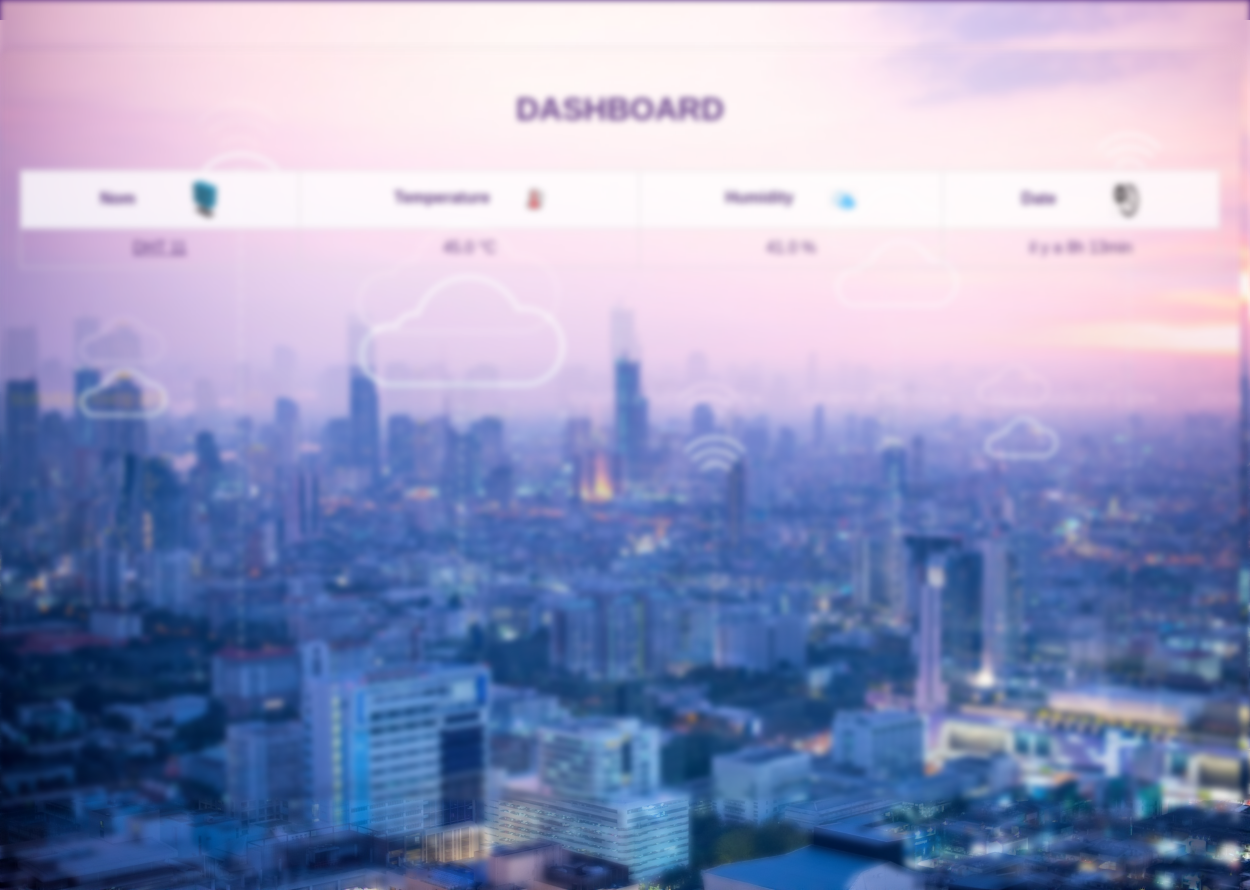
/table, run on an earlier commit of the app's database.
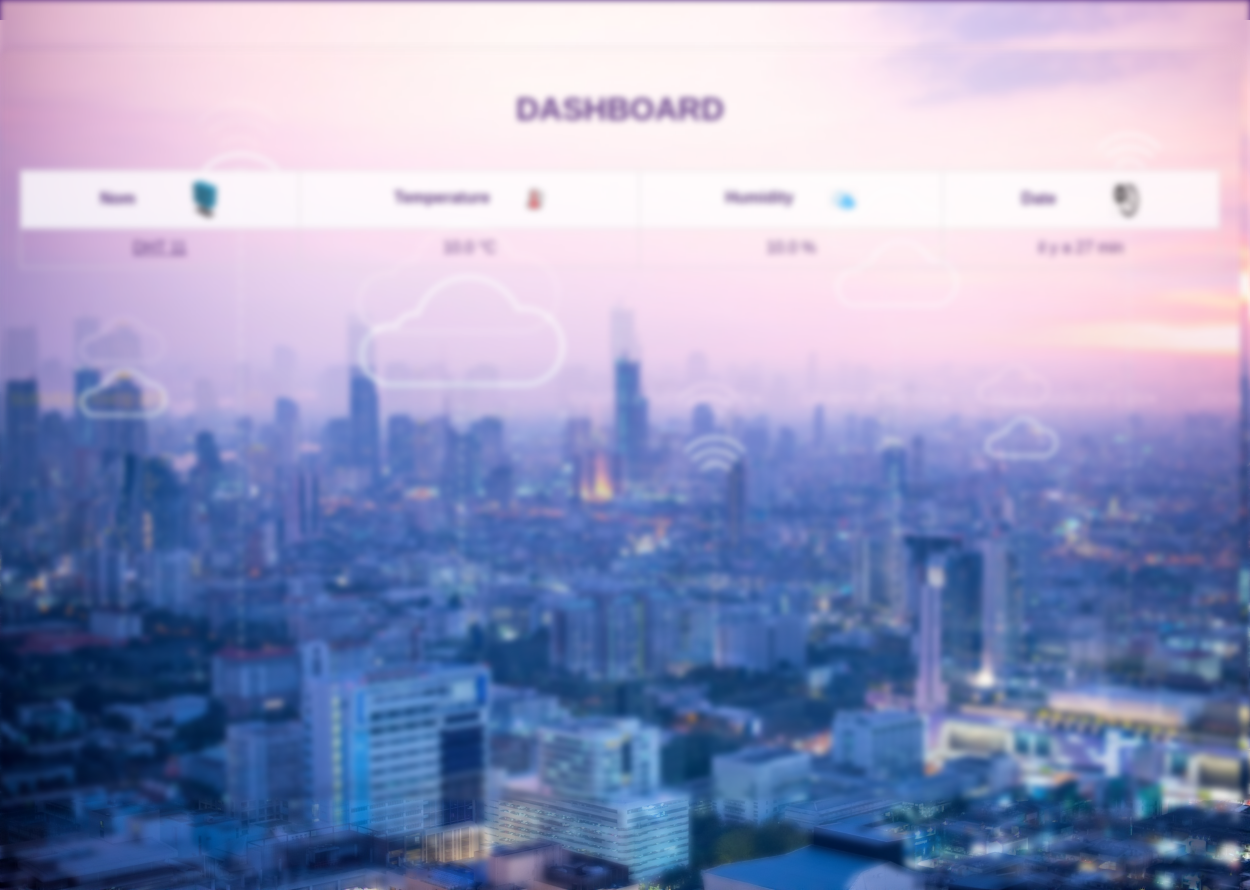
And on a later commit of the database.
### DHT/models.py (models this page shows)
class Dht11(models.Model):
  temp = models.FloatField(null=True)
  hum = models.FloatField(null=True)
  dt = models.DateTimeField(auto_now_add=True,null=True)

### DHT/views.py (the view, shortened to what this page needs)
# urls.py: path('table',views.table, name='table'),
def table(request):
    derniere_ligne = Dht11.objects.last()
    last_7_days = Dht11.objects.filter(dt__gte=timezone.now() - timedelta(days=7))
    if derniere_ligne:
        derniere_date = derniere_ligne.dt
        delta_temps = timezone.now() - derniere_date
        difference_minutes = delta_temps.seconds // 60
        temps_ecoule = f'il y a {difference_minutes} min'
        if difference_minutes >= 60:
            heures = difference_minutes // 60
            minutes = difference_minutes % 60
            temps_ecoule = f'il y a {heures}h {minutes}min'
        valeurs = {
            'date': temps_ecoule,
            'id': derniere_ligne.id,
            'temp': derniere_ligne.temp,
            'hum': derniere_ligne.hum
        }
    historique = [
        {
            'date': data.dt.strftime("%Y-%m-%d"),
            'temp': data.temp,
            'hum': data.hum
        }
        for data in last_7_days
    ]
    return render(request, 'value.html', {'valeurs': valeurs, 'historique': historique})

### templates/value.html (shortened to what this page needs)
{% extends 'navBar.html' %}
{% load static %}
{% block index %}
<html lang="en">
<head>
    <link rel="stylesheet" href="{% static 'css/table.css' %}">
</head>
<body>
    <div class="dashboard">
        <h1>DASHBOARD </h1>
        <table>
            <thead>
                <tr>
                    <th>Nom <img id="Capteur-logo" src="{% static 'images/dht11.jpg' %}" alt="Capteur Image"></th>
                    <th>Temperature <img id="Temperature-logo" src="{% static 'images/temp.jpg' %}" alt="Temperature Image"></th>
                    <th>Humidity <img id="Humidity-logo" src="{% static 'images/humidity.jpg' %}" alt="Humidity Image"></th>
                    <th>Date <img id="time-logo" src="{% static 'images/time.jpg' %}" alt="Humidity Image"></th>
                </tr>
            </thead>
            <tbody>
                <tr>
                    <td><a href="{% url 'myChartTemp' %}" style="color: rgba(46,5,89,0.94); text-decoration: underline;">DHT 11</a></td>
                    <td>{{ valeurs.temp }} °C</td>
                    <td>{{ valeurs.hum }} %</td>
                    <td>{{ valeurs.date }}</td>
                </tr>
            </tbody>
        </table>
    </div>
</body>
</html>
{% endblock index %}

### templates/navBar.html (shortened to what this page needs)
{% load static %}
<html lang="en">
  <head>
    <link rel="stylesheet" href="https://cdnjs.cloudflare.com/ajax/libs/font-awesome/5.15.1/css/all.min.css"/>
    <link rel="stylesheet" href="{% static 'css/index.css' %}" />
       <link rel="stylesheet" href="{% static 'css/table.css' %}">
      <link rel="stylesheet" href="{% static 'css/chart.css' %}">
  </head>
  <body>
  <header class="header">
    <div class="menu-bar">
      <a href='table' class="wiam" ><h1 class="logo"><span>SURVEILLANCE IOT</span></h1></a>
      <ul>
        <ul>
            <li><a id="graphique_Temp">GRAPH TEMPERATURE</a>
            </li>
            <li><a id="graphique_Hum">GRAPH HUMIDITE</a>
            </li>
        </ul>
        <li><a href="download_csv">TELECHARGER CSV</a>
      </li>
          <li>  <a href="{% url 'json' %}" >JSON</a></li>
      </ul>
    </div>
</header>
  </body>
</html>
{% block index %}
{% endblock index %}

### static/css/index.css (style rules this page uses)
body { font-family:'Gill Sans', 'Gill Sans MT', Calibri, 'Trebuchet MS', sans-serif; }
.logo { color:white ; font-size: 16px; }

### static/css/table.css (style rules this page uses)
div { background-color: rgba(159, 115, 204, 0.94); background-image: url('static/images/hp2.jpg'); position: fixed; left: 0; top: 0; width: 100%; height: 100%; background-size: cover; filter: blur(3px); }
#Temperature-logo { width: 21px; height: 20px; margin-left: 30px; }
#Humidity-logo { width: 29px; height: 20px; margin-left: 30px; }
#Capteur-logo { width: 30px; height: 37px; margin-left: 50px; }
#time-logo { width: 30px; height: 37px; margin-left: 50px; }

### templates/navBar.html (style rules this page uses)
body { font-family: fantasy; margin: 0; padding: 0; background-color: #f4f4f4; }
.header { position: fixed; top: 0; left: 0; width: 97%; background-color: rgba(64, 17, 114, 0.94); padding: 10px 20px; margin: 0px; }
.menu-bar { display: flex; justify-content: space-between; align-items: center; }
.logo { color: white; text-decoration: none; font-size: 24px; }
.logo span { color: #ffcc00; }
ul { list-style-type: none; padding: 0; margin: 0; display: flex; }
li { position: relative; margin-left: 20px; }
a { color: white; text-decoration: none; padding: 10px; transition: background-color 0.3s; }

### templates/value.html (style rules this page uses)
body { font-family: Arial, sans-serif; margin: 0; padding: 0; padding-top: 60px; background-color: #f4f4f4; background-image: url('static/images/hp2.jpg'); background-size: cover; background-position: center; background-repeat: no-repeat; background-attachment: fixed; backdrop-filter: blur(3px); }
.dashboard { background-color: rgba(198, 158, 241, 0.94); display: flex; flex-direction: column; opacity: 0.8; padding: 20px; border-radius: 10px; max-width: 1200px; margin: 20px auto; margin-top: 50px; box-shadow: 0 0 10px rgba(0, 0, 0, 0.1); }
h1 { color: rgba(54, 7, 103, 0.94); text-align: center; }
table { width: 100%; border-collapse: collapse; margin-top: 20px; }
th, td { padding: 10px; text-align: center; border: 1px solid #ddd; color: rgba(46, 5, 89, 0.94); }
th { background-color: rgb(255, 255, 255); }
img { width: 20px; height: 20px; vertical-align: middle; margin-left: 5px; }

What changed in the data, as far as the page shows it:
no longer on this page (row unchanged): Dht11: temp "45.0", hum "41.0"
added Dht11: temp "10.0", hum "10.0"
Also different on the page:
{{ valeurs.date }}: "il y a 8h 13min" → "il y a 27 min"
